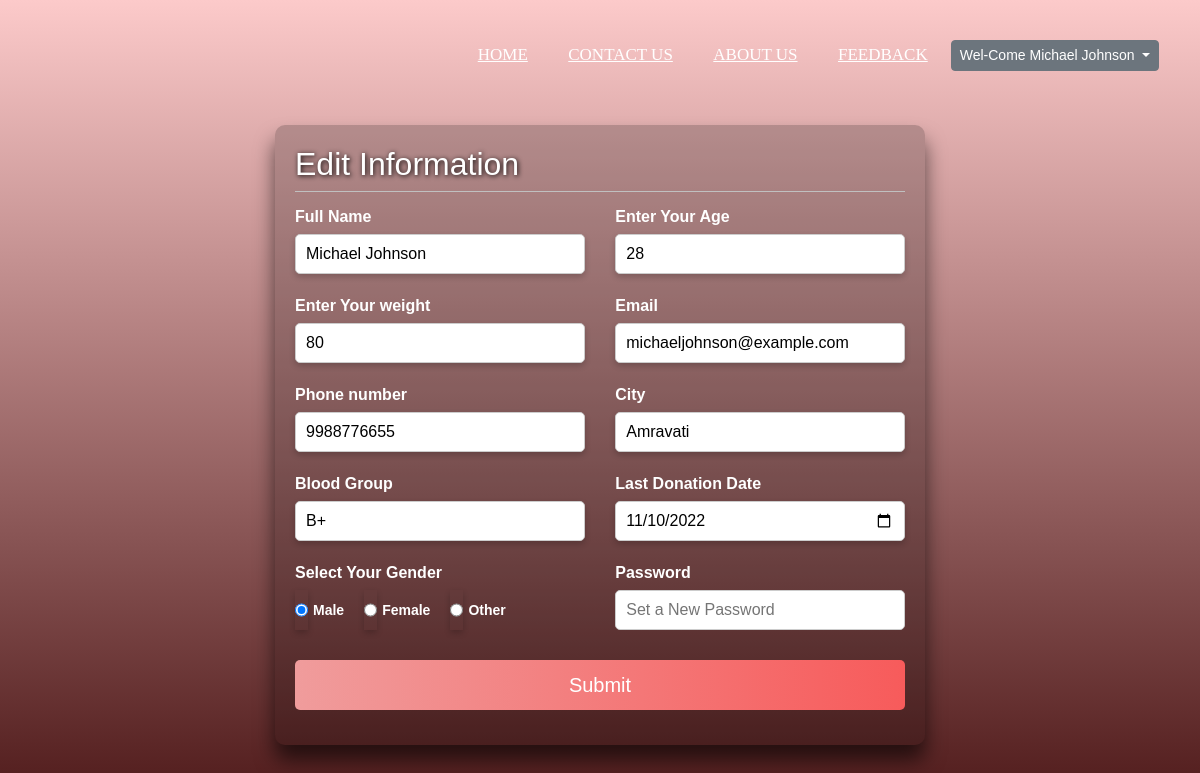
Page /edit_profile.php (signed in) on the committed database.
### tables this page shows
CREATE TABLE donors (
    id INT AUTO_INCREMENT PRIMARY KEY,
    name VARCHAR(255) NOT NULL,
    age INT NOT NULL,
    weight INT NOT NULL,
    email VARCHAR(255) NOT NULL,
    phone VARCHAR(15) NOT NULL,
    city VARCHAR(50) NOT NULL,
    blood_group VARCHAR(5) NOT NULL,
    last_donation_date DATE NOT NULL,
    password VARCHAR(255) NOT NULL,
    gender VARCHAR(10) NOT NULL
);

### edit_profile.php (the view, shortened to what this page needs)
<?php
            if(isset($_SESSION["id"])){
                $ses_id = $_SESSION["id"];
                include('./connect/connect.php');
                $checkSql = "SELECT * FROM donors WHERE id = '$ses_id'";
                $result = $conn->query($checkSql);
                if ($result->num_rows > 0) {
                    $row = $result->fetch_assoc();
                    $name = $row["name"];
                    $age = $row["age"];
                    $weight = $row["weight"];
                    $email = $row["email"];
                    $phone = $row["phone"];
                    $city = $row["city"];
                    $blood_group = $row["blood_group"];
                    $last_donation_date = $row["last_donation_date"];
                    $gender = $row["gender"];
                }
            }
?>
<!DOCTYPE html>
<html lang ="en">
    <head>
        <link rel="stylesheet" href="./css/form1.css">
        <link href="https://cdn.jsdelivr.net/npm/bootstrap@5.3.3/dist/css/bootstrap.min.css" rel="stylesheet">
    </head>
    <body>
        <?php
            require '././component/navbar.php';
        ?>
        <div class="Container" style="margin-top:70px;">
            <form action="" method="post">
                <h2 style="color: white;text-shadow: 1px 1px 5px black;">Edit Information</h2>
                <div class="content">
                    <div class="input-box">
                        <label for="name">Full Name</label>
                        <input type="text" placeholder="Enter full name" name="name" required value = "<?php echo $name; ?>">
                    </div>
                    <div class="input-box">
                        <label for="Age">Enter Your Age</label>
                        <input type="number" placeholder="Enter Your Age" name="age" required value = <?php echo $age; ?>>
                    </div>
                    <div class="input-box">
                        <label for="weight">Enter Your weight</label>
                        <input type="number" placeholder="Enter Your Weight" name="weight" required value = <?php echo $weight; ?>>
                    </div>
                    <div class="input-box">
                        <label for="email">Email</label>
                        <input type="email" placeholder="Enter your valid email address" name="email" required value = <?php echo $email; ?>>
                    </div>
                    <div class="input-box">
                        <label for="phone">Phone number</label>
                        <input type="tel" placeholder="Enter your phone number" name="phone" required value = <?php echo $phone; ?>>
                    </div>
                    <div class="input-box">
                        <label for="city">City</label>
                        <input type="text" placeholder="" name="city" required value = <?php echo $city; ?>>
                    </div>
                    <div class="input-box">
                        <label for="blood_group">Blood Group</label>
                        <input type="text" placeholder="" name="blood_group" required value = <?php echo $blood_group; ?>>
                    </div>
                    <div class="input-box">
                        <label for="last_donation_date">Last Donation Date</label>
                        <input type="date" placeholder="Last Donation Date" name="last_donation_date" required value = <?php echo $last_donation_date; ?>>
                    </div>
                    <div class="input-box">
                         <label for="gender-category">Select Your Gender</label>
                        <div class="gender-category" style="display:flex; align-items:center;">
                            <input type="radio" name="gender" id="male" value="Male" required <?php if($gender == "Male"){ echo "checked"; }?>>
                            <label for="male">Male</label>
                            <input type="radio" name="gender" id="female" value="Female" required <?php if($gender == "Female"){ echo "checked"; }?>>
                            <label for="female">Female</label>
                            <input type="radio" name="gender" id="other" value="Other" required <?php if($gender == "Other"){ echo "checked"; }?>>
                            <label for="other">Other</label>
                        </div>
                    </div>
                    <div class="input-box">
                        <label for="password">Password</label>
                        <input type="password" placeholder="Set a New Password" name="password"  autocomplete="off" required />
                    </div>
                </div>
                <div class="button-container">
                    <button type="submit">Submit</button>
                </div>
            </form>
        </div>
    </body>
</html>

### component/navbar.php (shortened to what this page needs)
<?php
    echo '<nav>
        <div class="menu-right">
            <span onClick="myfunction()">&#9776;</span>
            <ul id="menu">';
            if (isset($_SESSION["type_ac"])) {
               echo '<li><a class="hover_ele" id="Home" href="./bank_index.php">Home</a></li>';
            }
            else{
                echo '<li><a class="hover_ele" id="Home" href="./index.php">Home</a></li>
                <li><a class="hover_ele" id="contact" href="contact.php">Contact Us</a></li>
                <li><a class="hover_ele" id="about" href="AboutuUs.php" target="_parent">About us</a></li>
                <li><a class="hover_ele" id="feedback" href="feedback.php" target="_parent">Feedback</a></li>';
            }
            if(isset($_SESSION['user'])){
            echo'<li>
                <div class="dropdown-center">
                    <button class="btn btn-secondary btn-sm dropdown-toggle"  type="button" data-bs-toggle="dropdown" aria-expanded="false">
                        Wel-Come '.$_SESSION['user'].'
                    </button>
                    <ul class="dropdown-menu">
                        <li class="hover_ele2" style="display:block;width:100%;margin:0px;"><a class="dropdown-item" href="edit_profile.php">Edit Profile</a></li>
                        <li class="hover_ele2" style="display:block;width:100%;margin:0px;"><a class="dropdown-item" href="logout.php">Logout</a></li>
                        </ul>
                </div>
            </li>';
                    }
        echo '</ul>
        </div>
    </nav>';
?>

### css/form1.css (style rules this page uses)
* { padding: 0; margin: 0; font-family: sans-serif; box-sizing: border-box; }
body { display: flex; justify-content: center; align-items: center; height: 100vh; background-image:linear-gradient(#fccaca,#501b1b); }
.Container { max-width: 650px; padding: 20px; margin: 0 20px; border-radius: 10px; overflow: hidden; background: rgba(0, 0, 0, 0.2); box-shadow: 0 15px 20px rgba(0,0,0,0.6); }
h2 { font-size: 26px; font-weight: bold; text-align: left; color: #fff; padding-bottom: 8px; border-bottom: 1px solid silver; }
.content { display: flex; flex-wrap: wrap; justify-content: space-between; }
.input-box { display: flex; flex-wrap: wrap; width:50%; padding-bottom: 15px; }
.input-box:nth-child(2n) { justify-content: end; }
.input-box label, .gender-title { width: 95%; color: #fff; font-weight: bold; margin: 5px 0; }
.input-box input { height: 40px; width: 95%; padding: 0 10px; border-radius: 5px; border: 1px solid #ccc; outline: none; }
.gender-category label { padding: 0 20px 0 5px; font-size: 14px; }
.gender-category { color:gainsboro; }
.gender-category label, .gender-category input { cursor: pointer; }
.button-container { margin: 15px 0; }
.button-container button { width: 100%; margin-top: 10px; padding: 10px; display: block; font-size: 20px; color: #fff; border: none; border-radius: 5px; background-image: linear-gradient(to right,#f09c9c,#f75b5b); cursor: pointer; transition: 0.3s; }
nav { position: absolute; top: 15px; right: 16px; }
nav ul { float:right; margin-right:20px; text-align:right; }
nav ul li { display:inline-block; line-height:80px; margin:0 5px; }
nav ul li a { color:white; font-size:17px; padding: 7px 13px; border-radius:3px; text-transform:uppercase; font-family:'kaushan script',cursive; }
.menu-right { text-align:right; }

### rows in the picture
donors: name "Michael Johnson", age "28", weight "80", email "michaeljohnson@example.com", phone "9988776655", city "Amravati", blood_group "B+", last_donation_date "11/10/2022", gender "☑ Male", gender "☐ Female", gender "☐ Other"

### other values in the picture
$_SESSION['user'] "Michael Johnson"
